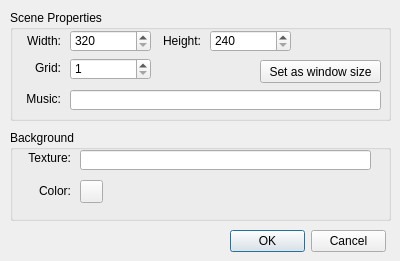
<?xml version="1.0" encoding="UTF-8"?>
<ui version="4.0">
 <class>ScenePropertiesDialog</class>
 <widget class="QDialog" name="ScenePropertiesDialog">
  <property name="windowModality">
   <enum>Qt::ApplicationModal</enum>
  </property>
  <property name="geometry">
   <rect>
    <x>0</x>
    <y>0</y>
    <width>400</width>
    <height>261</height>
   </rect>
  </property>
  <property name="sizePolicy">
   <sizepolicy hsizetype="Fixed" vsizetype="Fixed">
    <horstretch>0</horstretch>
    <verstretch>0</verstretch>
   </sizepolicy>
  </property>
  <property name="minimumSize">
   <size>
    <width>400</width>
    <height>261</height>
   </size>
  </property>
  <property name="maximumSize">
   <size>
    <width>400</width>
    <height>261</height>
   </size>
  </property>
  <property name="windowTitle">
   <string>Scene Properties</string>
  </property>
  <property name="modal">
   <bool>true</bool>
  </property>
  <widget class="QGroupBox" name="groupBoxProperties">
   <property name="geometry">
    <rect>
     <x>10</x>
     <y>10</y>
     <width>381</width>
     <height>111</height>
    </rect>
   </property>
   <property name="title">
    <string>Scene Properties</string>
   </property>
   <widget class="QLabel" name="labelSceneWidth">
    <property name="geometry">
     <rect>
      <x>10</x>
      <y>21</y>
      <width>41</width>
      <height>20</height>
     </rect>
    </property>
    <property name="text">
     <string>Width:</string>
    </property>
    <property name="alignment">
     <set>Qt::AlignRight|Qt::AlignTrailing|Qt::AlignVCenter</set>
    </property>
   </widget>
   <widget class="QLabel" name="labelSceneHeight">
    <property name="geometry">
     <rect>
      <x>150</x>
      <y>21</y>
      <width>41</width>
      <height>20</height>
     </rect>
    </property>
    <property name="text">
     <string>Height:</string>
    </property>
    <property name="alignment">
     <set>Qt::AlignRight|Qt::AlignTrailing|Qt::AlignVCenter</set>
    </property>
   </widget>
   <widget class="QSpinBox" name="spinBoxSceneWidth">
    <property name="geometry">
     <rect>
      <x>60</x>
      <y>20</y>
      <width>81</width>
      <height>22</height>
     </rect>
    </property>
    <property name="minimum">
     <number>320</number>
    </property>
    <property name="maximum">
     <number>2147483647</number>
    </property>
   </widget>
   <widget class="QSpinBox" name="spinBoxSceneHeight">
    <property name="geometry">
     <rect>
      <x>200</x>
      <y>20</y>
      <width>81</width>
      <height>22</height>
     </rect>
    </property>
    <property name="minimum">
     <number>240</number>
    </property>
    <property name="maximum">
     <number>2147483647</number>
    </property>
   </widget>
   <widget class="QLabel" name="labelGridSize">
    <property name="geometry">
     <rect>
      <x>10</x>
      <y>50</y>
      <width>41</width>
      <height>16</height>
     </rect>
    </property>
    <property name="text">
     <string>Grid:</string>
    </property>
    <property name="alignment">
     <set>Qt::AlignRight|Qt::AlignTrailing|Qt::AlignVCenter</set>
    </property>
   </widget>
   <widget class="QSpinBox" name="spinBoxGridSize">
    <property name="geometry">
     <rect>
      <x>60</x>
      <y>48</y>
      <width>81</width>
      <height>22</height>
     </rect>
    </property>
    <property name="minimum">
     <number>1</number>
    </property>
    <property name="maximum">
     <number>8192</number>
    </property>
   </widget>
   <widget class="QLineEdit" name="lineEditMusic">
    <property name="geometry">
     <rect>
      <x>60</x>
      <y>80</y>
      <width>311</width>
      <height>20</height>
     </rect>
    </property>
   </widget>
   <widget class="QLabel" name="label">
    <property name="geometry">
     <rect>
      <x>10</x>
      <y>81</y>
      <width>41</width>
      <height>16</height>
     </rect>
    </property>
    <property name="text">
     <string>Music:</string>
    </property>
    <property name="alignment">
     <set>Qt::AlignRight|Qt::AlignTrailing|Qt::AlignVCenter</set>
    </property>
   </widget>
   <widget class="QPushButton" name="pushButtonSetAsWindowSize">
    <property name="geometry">
     <rect>
      <x>250</x>
      <y>50</y>
      <width>121</width>
      <height>23</height>
     </rect>
    </property>
    <property name="text">
     <string>Set as window size</string>
    </property>
   </widget>
  </widget>
  <widget class="QGroupBox" name="groupBoxBackground">
   <property name="geometry">
    <rect>
     <x>10</x>
     <y>130</y>
     <width>381</width>
     <height>91</height>
    </rect>
   </property>
   <property name="title">
    <string>Background</string>
   </property>
   <widget class="QLabel" name="labelBackgroundTexture">
    <property name="geometry">
     <rect>
      <x>10</x>
      <y>20</y>
      <width>51</width>
      <height>16</height>
     </rect>
    </property>
    <property name="text">
     <string>Texture:</string>
    </property>
    <property name="alignment">
     <set>Qt::AlignRight|Qt::AlignTrailing|Qt::AlignVCenter</set>
    </property>
   </widget>
   <widget class="QLineEdit" name="lineEditBackgroundTexture">
    <property name="geometry">
     <rect>
      <x>70</x>
      <y>20</y>
      <width>291</width>
      <height>20</height>
     </rect>
    </property>
   </widget>
   <widget class="QLabel" name="labelBackgroundColor">
    <property name="geometry">
     <rect>
      <x>10</x>
      <y>53</y>
      <width>51</width>
      <height>16</height>
     </rect>
    </property>
    <property name="text">
     <string>Color:</string>
    </property>
    <property name="alignment">
     <set>Qt::AlignRight|Qt::AlignTrailing|Qt::AlignVCenter</set>
    </property>
   </widget>
   <widget class="QPushButton" name="pushButtonBackgroundColor">
    <property name="geometry">
     <rect>
      <x>70</x>
      <y>50</y>
      <width>23</width>
      <height>23</height>
     </rect>
    </property>
    <property name="text">
     <string/>
    </property>
    <property name="flat">
     <bool>false</bool>
    </property>
   </widget>
  </widget>
  <widget class="QDialogButtonBox" name="buttonBox">
   <property name="geometry">
    <rect>
     <x>230</x>
     <y>230</y>
     <width>156</width>
     <height>23</height>
    </rect>
   </property>
   <property name="standardButtons">
    <set>QDialogButtonBox::Cancel|QDialogButtonBox::Ok</set>
   </property>
  </widget>
 </widget>
 <resources/>
 <connections/>
</ui>
